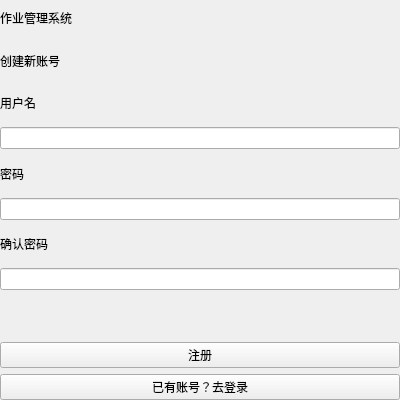
<?xml version="1.0" encoding="UTF-8"?>
<ui version="4.0">
 <class>registerpage</class>
 <widget class="QWidget" name="registerpage">
  <property name="geometry">
   <rect>
    <x>0</x>
    <y>0</y>
    <width>400</width>
    <height>400</height>
   </rect>
  </property>
  <property name="windowTitle">
   <string>Form</string>
  </property>
  <layout class="QVBoxLayout" name="verticalLayout">
   <property name="leftMargin">
    <number>0</number>
   </property>
   <property name="topMargin">
    <number>0</number>
   </property>
   <property name="rightMargin">
    <number>0</number>
   </property>
   <property name="bottomMargin">
    <number>0</number>
   </property>
   <item>
    <widget class="QLabel" name="labelTitle">
     <property name="text">
      <string>作业管理系统</string>
     </property>
    </widget>
   </item>
   <item>
    <widget class="QLabel" name="labelPrompt">
     <property name="text">
      <string>创建新账号</string>
     </property>
    </widget>
   </item>
   <item>
    <widget class="QLabel" name="labelUsername">
     <property name="text">
      <string>用户名</string>
     </property>
    </widget>
   </item>
   <item>
    <widget class="QLineEdit" name="editUsername"/>
   </item>
   <item>
    <widget class="QLabel" name="labelPassword">
     <property name="text">
      <string>密码</string>
     </property>
    </widget>
   </item>
   <item>
    <widget class="QLineEdit" name="editPassword">
     <property name="echoMode">
      <enum>QLineEdit::EchoMode::Password</enum>
     </property>
    </widget>
   </item>
   <item>
    <widget class="QLabel" name="labelConfirmPassword">
     <property name="text">
      <string>确认密码</string>
     </property>
    </widget>
   </item>
   <item>
    <widget class="QLineEdit" name="editConfirmPassword">
     <property name="echoMode">
      <enum>QLineEdit::EchoMode::Password</enum>
     </property>
    </widget>
   </item>
   <item>
    <widget class="QLabel" name="labelWarning">
     <property name="minimumSize">
      <size>
       <width>0</width>
       <height>40</height>
      </size>
     </property>
     <property name="maximumSize">
      <size>
       <width>16777215</width>
       <height>40</height>
      </size>
     </property>
     <property name="text">
      <string/>
     </property>
     <property name="wordWrap">
      <bool>true</bool>
     </property>
    </widget>
   </item>
   <item>
    <widget class="QPushButton" name="btnRegister">
     <property name="text">
      <string>注册</string>
     </property>
    </widget>
   </item>
   <item>
    <widget class="QPushButton" name="btnToLogin">
     <property name="text">
      <string>已有账号？去登录</string>
     </property>
    </widget>
   </item>
  </layout>
 </widget>
 <resources/>
 <connections/>
</ui>
